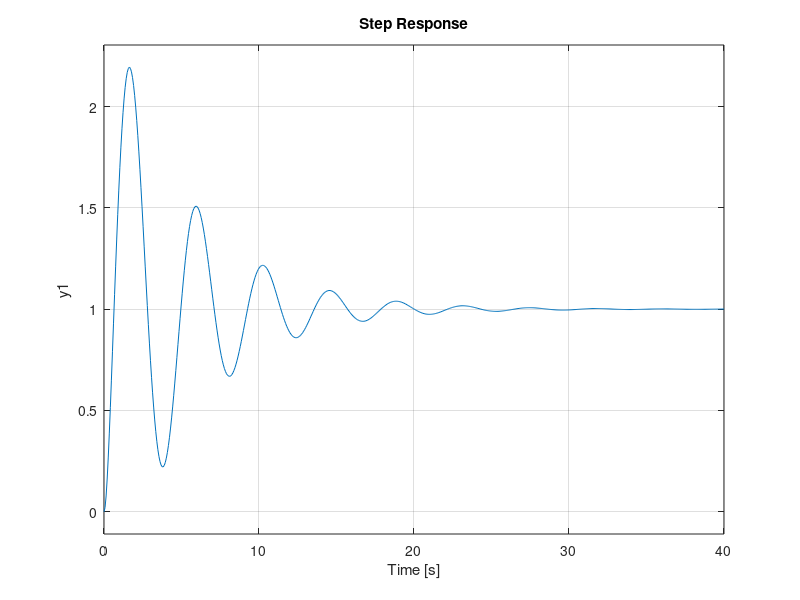

This chart was generated by the following MATLAB code: (Note: this script raises an error after producing the figure.)
% rlcdemo

s=tf('s')

K = 10

sysT = (K*(s+1))/(s^3+(5*s^2)+((K-6)*s)+K);
step(sysT)
pzplot(sysT)
denT = [1 5 K-6 K]
roots(denT)